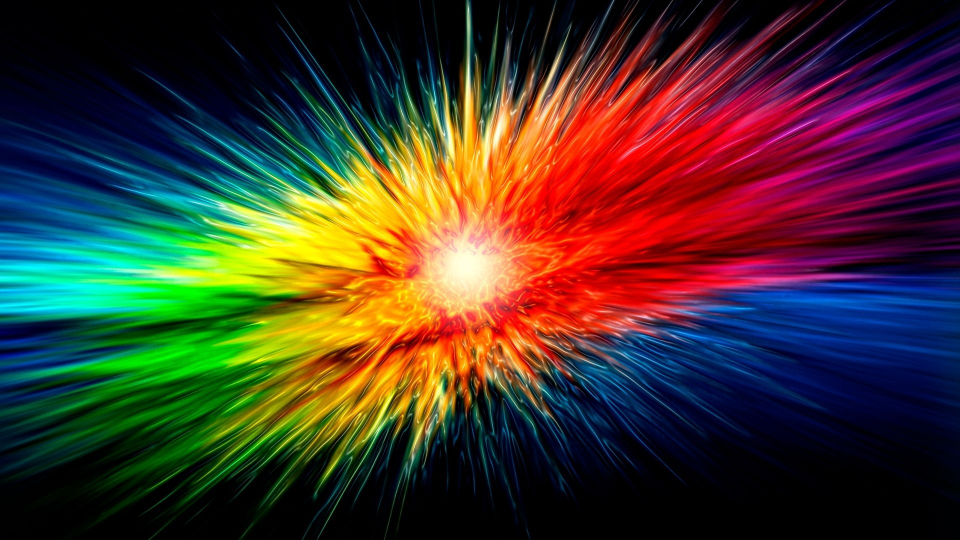
#> input picture temp.jpeg, 1920 x 1080 px (shown at 1/2 size)
$ python source.py
#> lines starting #> are read from the running program, lines starting #| are printed output that depends on the picture
import cv2 as cv
import numpy as np
import pandas as pd


img = cv.imread("temp.jpeg")
#> img is the input picture: shape (1080, 1920, 3); mean B, G, R 42.7, 53.8, 67.3
def rescaleFrame(frame, scale=.4):
#> called with scale = 0.4
    width = int(frame.shape[1]*scale)
#> width = 768
    height=int(frame.shape[0]*scale)
#> height = 432

    dimensions =(width,height)
#> dimensions = (768, 432)
    return cv.resize(frame, dimensions, interpolation=cv.INTER_AREA)
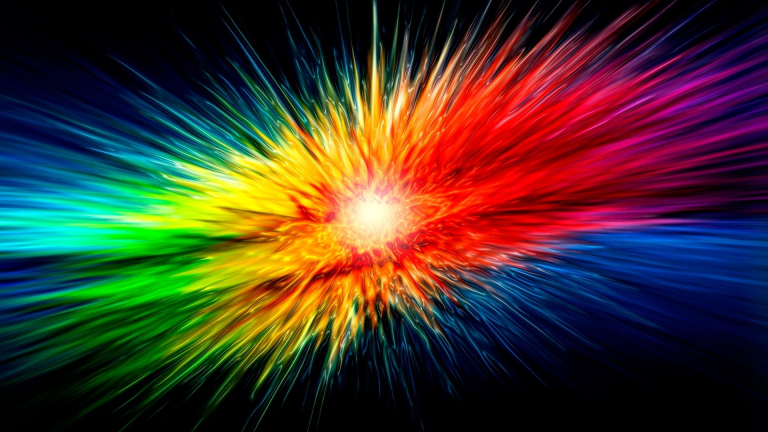
#> returned value: shape (432, 768, 3); mean of channels 0, 1, 2 42.7, 53.8, 67.3; drawn as B, G, R

rez = rescaleFrame(img)

# cv.imshow("Color",rez)
# cv.waitKey(0)

index =["color","color_name","hex","R","G","B"]
df = pd.read_csv('colors.csv',names=index,header=None)
#> (reads colors.csv from the repository)


clicked = False
r=g=b=xpos=ypos=0

def click(event, x,y,flags,param):
    if event == cv.EVENT_LBUTTONDBLCLK:
        global b,g,r,xpos,ypos, clicked
        clicked = True
        xpos = x
        ypos = y
        b,g,r = rez[y,x]
        b = int(b)
        g = int(g)
        r = int(r)
cv.namedWindow('World-of-colors')
cv.setMouseCallback('World-of-colors',click)


def colName(R,G,B):
    min = 10000
    for i in range(len(df)):
        d = abs(R- int(df.loc[i,"R"])) + abs(G- int(df.loc[i,"G"]))+ abs(B- int(df.loc[i,"B"]))
        if(d<=min):
            min = d
            cname = df.loc[i,"color_name"]
    return cname


while(1):
    cv.imshow("World-of-colors",rez)
    if(clicked):
        cv.rectangle(rez,(20,20), (750,60), (b,g,r), -1)

        text = colName(r,g,b) + ' R='+ str(r) + ' G='+ str(g) + ' B='+ str(b)

        cv.putText(rez, text,(50,50),2,0.8,(255,255,255),2,cv.LINE_AA)

        if(r+g+b>=480):
            cv.putText(rez, text,(50,50),2,0.8,(0,0,0),2,cv.LINE_AA)

        clicked=False

    if cv.waitKey(20) & 0xFF==27:
#> (key Esc is pressed here)
        break
cv.destroyAllWindows()
